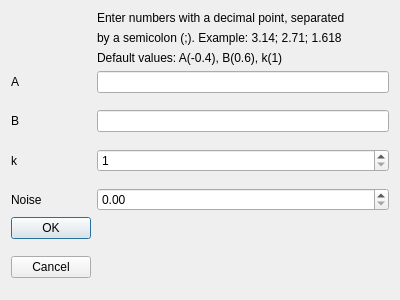
<?xml version="1.0" encoding="UTF-8"?>
<ui version="4.0">
 <class>DialogARX</class>
 <widget class="QDialog" name="DialogARX">
  <property name="enabled">
   <bool>true</bool>
  </property>
  <property name="geometry">
   <rect>
    <x>0</x>
    <y>0</y>
    <width>400</width>
    <height>300</height>
   </rect>
  </property>
  <property name="sizePolicy">
   <sizepolicy hsizetype="Preferred" vsizetype="Preferred">
    <horstretch>0</horstretch>
    <verstretch>0</verstretch>
   </sizepolicy>
  </property>
  <property name="minimumSize">
   <size>
    <width>400</width>
    <height>300</height>
   </size>
  </property>
  <property name="maximumSize">
   <size>
    <width>400</width>
    <height>300</height>
   </size>
  </property>
  <property name="windowTitle">
   <string>Dialog</string>
  </property>
  <property name="sizeGripEnabled">
   <bool>false</bool>
  </property>
  <layout class="QHBoxLayout" name="horizontalLayout">
   <item>
    <layout class="QFormLayout" name="formLayout">
     <item row="3" column="0">
      <widget class="QLabel" name="label">
       <property name="text">
        <string>A</string>
       </property>
      </widget>
     </item>
     <item row="5" column="0">
      <widget class="QLabel" name="label_2">
       <property name="text">
        <string>B</string>
       </property>
      </widget>
     </item>
     <item row="7" column="0">
      <widget class="QLabel" name="label_3">
       <property name="text">
        <string>k</string>
       </property>
      </widget>
     </item>
     <item row="10" column="0">
      <widget class="QPushButton" name="pushButton">
       <property name="text">
        <string>OK</string>
       </property>
      </widget>
     </item>
     <item row="12" column="0">
      <widget class="QPushButton" name="pushButton_2">
       <property name="text">
        <string>Cancel</string>
       </property>
      </widget>
     </item>
     <item row="3" column="1">
      <widget class="QLineEdit" name="lineEdit">
       <property name="text">
        <string/>
       </property>
      </widget>
     </item>
     <item row="5" column="1">
      <widget class="QLineEdit" name="lineEdit_2">
       <property name="text">
        <string/>
       </property>
      </widget>
     </item>
     <item row="7" column="1">
      <widget class="QSpinBox" name="spinBox">
       <property name="minimum">
        <number>1</number>
       </property>
      </widget>
     </item>
     <item row="10" column="1">
      <spacer name="verticalSpacer">
       <property name="orientation">
        <enum>Qt::Orientation::Vertical</enum>
       </property>
       <property name="sizeHint" stdset="0">
        <size>
         <width>20</width>
         <height>40</height>
        </size>
       </property>
      </spacer>
     </item>
     <item row="12" column="1">
      <spacer name="verticalSpacer_2">
       <property name="orientation">
        <enum>Qt::Orientation::Vertical</enum>
       </property>
       <property name="sizeHint" stdset="0">
        <size>
         <width>20</width>
         <height>40</height>
        </size>
       </property>
      </spacer>
     </item>
     <item row="11" column="0">
      <spacer name="verticalSpacer_3">
       <property name="orientation">
        <enum>Qt::Orientation::Vertical</enum>
       </property>
       <property name="sizeHint" stdset="0">
        <size>
         <width>20</width>
         <height>40</height>
        </size>
       </property>
      </spacer>
     </item>
     <item row="6" column="0">
      <spacer name="verticalSpacer_5">
       <property name="orientation">
        <enum>Qt::Orientation::Vertical</enum>
       </property>
       <property name="sizeHint" stdset="0">
        <size>
         <width>20</width>
         <height>40</height>
        </size>
       </property>
      </spacer>
     </item>
     <item row="4" column="0">
      <spacer name="verticalSpacer_6">
       <property name="orientation">
        <enum>Qt::Orientation::Vertical</enum>
       </property>
       <property name="sizeHint" stdset="0">
        <size>
         <width>20</width>
         <height>40</height>
        </size>
       </property>
      </spacer>
     </item>
     <item row="13" column="0">
      <spacer name="verticalSpacer_7">
       <property name="orientation">
        <enum>Qt::Orientation::Vertical</enum>
       </property>
       <property name="sizeHint" stdset="0">
        <size>
         <width>20</width>
         <height>40</height>
        </size>
       </property>
      </spacer>
     </item>
     <item row="0" column="0">
      <spacer name="verticalSpacer_8">
       <property name="orientation">
        <enum>Qt::Orientation::Vertical</enum>
       </property>
       <property name="sizeHint" stdset="0">
        <size>
         <width>20</width>
         <height>40</height>
        </size>
       </property>
      </spacer>
     </item>
     <item row="0" column="1">
      <widget class="QLabel" name="label_4">
       <property name="text">
        <string>&lt;html&gt;&lt;head/&gt;&lt;body&gt;&lt;p&gt;Enter numbers with a decimal point, separated &lt;/p&gt;&lt;/body&gt;&lt;/html&gt;</string>
       </property>
      </widget>
     </item>
     <item row="1" column="1">
      <widget class="QLabel" name="label_5">
       <property name="text">
        <string>by a semicolon (;). Example: 3.14; 2.71; 1.618</string>
       </property>
      </widget>
     </item>
     <item row="2" column="1">
      <widget class="QLabel" name="label_6">
       <property name="text">
        <string>Default values: A(-0.4), B(0.6), k(1)</string>
       </property>
      </widget>
     </item>
     <item row="9" column="1">
      <widget class="QDoubleSpinBox" name="doubleSpinBox">
       <property name="minimum">
        <double>0.000000000000000</double>
       </property>
       <property name="maximum">
        <double>1.000000000000000</double>
       </property>
       <property name="singleStep">
        <double>0.010000000000000</double>
       </property>
       <property name="value">
        <double>0.000000000000000</double>
       </property>
      </widget>
     </item>
     <item row="8" column="0">
      <spacer name="verticalSpacer_9">
       <property name="orientation">
        <enum>Qt::Orientation::Vertical</enum>
       </property>
       <property name="sizeHint" stdset="0">
        <size>
         <width>20</width>
         <height>40</height>
        </size>
       </property>
      </spacer>
     </item>
     <item row="9" column="0">
      <widget class="QLabel" name="label_7">
       <property name="text">
        <string>Noise</string>
       </property>
      </widget>
     </item>
    </layout>
   </item>
  </layout>
 </widget>
 <resources/>
 <connections/>
</ui>
